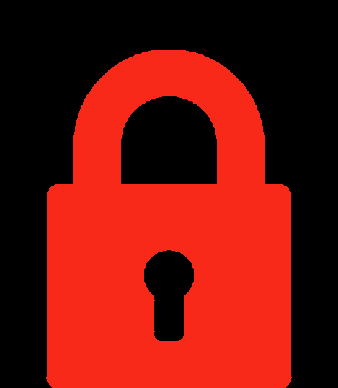
//> input picture travado.png, 338 x 388 px
$ ./biometriaFacial travado.png destravado.png 3   (built with g++ and OpenCV 4)
//> lines starting //> are read from the running program, lines starting //| are printed output that depends on the picture
#include <opencv2/core.hpp>
#include <opencv2/face.hpp>
#include <opencv2/highgui.hpp>
#include <opencv2/imgproc.hpp>
#include <opencv2/objdetect.hpp>

#include <iostream>
#include <fstream>
#include <sstream>

using namespace cv;
using namespace cv::face;
using namespace std;

int im_width;
int im_height;

// funcao usada para ler as imagens usadas no treino do classificador
static void read_csv(const string& nomeArquivo, vector<Mat>& imagens, vector<int>& classes, char separador = ';') {
    std::ifstream arquivo(nomeArquivo.c_str(), ifstream::in);
    string linha, caminho, classe;

    if (!arquivo) {
        CV_Error(CV_StsBadArg, "Arquivo invalido, por favor verifique o nome do arquivo.");
    }

    while (getline(arquivo, linha)) {
        stringstream linhas(linha);
        getline(linhas, caminho, separador);
        getline(linhas, classe);

        if(!caminho.empty() && !classe.empty()) {
            Mat foto = imread(caminho, CV_LOAD_IMAGE_COLOR); // primeiro le a imagem colorida para um buffer porque ela pode nao ser uma matriz continua
            Mat fotoCinza;
            cvtColor(foto, fotoCinza, CV_BGR2GRAY); // converte para cinza
            imagens.push_back(fotoCinza);
            classes.push_back(atoi(classe.c_str()));
        }
    }
}

// [76 lines left out: function encontrarEMostrarFaces, not called in this run]

int main(int argc, const char *argv[]) {
    char *nomes[] = {"Bruno\0", "Paula\0"};
    int contagemAcerto = 0;
    int dispositivo; // o id da camera
    Mat travado, destravado; // imagens de cadeados travados e destravados usados para representar se a autenticacao foi um sucesso ou nao
    Mat travadoAlpha, destravadoAlpha; // mascaras para as imagens de cadeado
    Mat original; // a matriz que armazenara o frame lido da camera
    CascadeClassifier detector; // o haar cascade usado para detectar as posicoes dos rostos nas imagens
    string classificadorHaar, arquivoCsv;
    vector<Mat> imagens; vector<int> classes; // vetores para armazenar as imagens e suas classes
    vector<cv::Mat> canais;

    travado = imread("./travado.png", CV_LOAD_IMAGE_COLOR);
//> travado is the input picture: 388 rows x 338 cols, CV_8UC3; mean B, G, R 11.6, 19.1, 115.3
    destravado = imread("./destravado.png", CV_LOAD_IMAGE_COLOR);
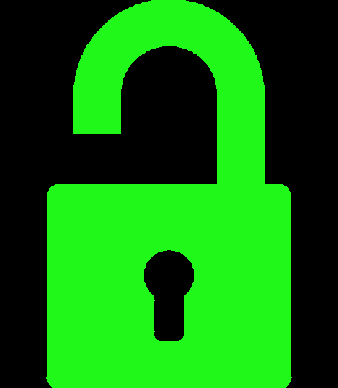
//> input picture destravado.png, 338 x 388 px
//> destravado is the input picture: 388 rows x 338 cols, CV_8UC3; mean B, G, R 12.1, 119.8, 15

    resize(travado, travado, Size(138, 188), 1.0, 1.0, INTER_CUBIC);
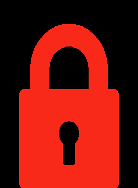
//> travado: 188 rows x 138 cols, CV_8UC3; mean B, G, R 11.7, 19.2, 115.7
    resize(destravado, destravado, Size(138, 188), 1.0, 1.0, INTER_CUBIC);
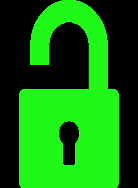
//> destravado: 188 rows x 138 cols, CV_8UC3; mean B, G, R 12.1, 120.2, 15.1

    split(travado, canais);
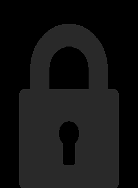
//> canais[1]: 188 rows x 138 cols, CV_8UC1; min 0, max 49, mean 19.2
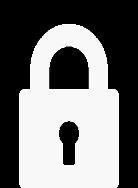
//> canais[2]: 188 rows x 138 cols, CV_8UC1; min 0, max 255, mean 115.7
    travadoAlpha = canais[2].clone();
    //cvtColor(travado, travado, CV_BGRA2BGR);

    split(destravado, canais);
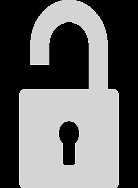
//> canais[0]: 188 rows x 138 cols, CV_8UC1; min 0, max 30, mean 12.1; drawn with min black and max white
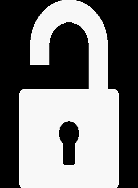
//> canais[1]: 188 rows x 138 cols, CV_8UC1; min 0, max 255, mean 120.2
    destravadoAlpha = canais[1].clone();
    //cvtColor(destravado, destravado, CV_BGRA2BGR);

    // verifica se os parametros passados ao programa estao na quantidade
    // esperada, se nao estiver entao imprime como e quais parametros passar
    if (argc != 4) {
        cout << "uso: " << argv[0] << " </caminho/para/haar_cascade> </caminho/para/csv.ext> </caminho/para/device id>" << endl;
        cout << "\t </caminho/para/haar_cascade> -- Caminho para o Haar Cascade para detectar faces." << endl;
        cout << "\t </caminho/para/csv.ext> -- Caminho para o arquivo CSV com as faces de treino." << endl;
        cout << "\t <dispositivo id> -- O id de uma camera de onde lera frames para analisar." << endl;
        exit(EXIT_FAILURE);
    }

    // pega o caminho para o classificador Haar
    classificadorHaar = string(argv[1]);

    // pega o caminho para o CSV
    arquivoCsv = string(argv[2]);

    // pega o id da camera
    dispositivo = atoi(argv[3]);

    // tenta ler as fotos de treino
    try {
        read_csv(arquivoCsv, imagens, classes);
    } catch (cv::Exception& e) { // se falhar, entao avisa o usuario e termina a execucao
        cerr << "Erro ao tentar ler arquivos de treino do \"" << arquivoCsv << "\". Mensagem de erro: " << e.msg << endl;
        exit(1);
    }

    // pega as dimensoes das imagens de treino
    im_width = imagens[0].cols;
    im_height = imagens[0].rows;

    // sera usado um Fisher face recognizer
    //Ptr<FisherFaceRecognizer> classificador = FisherFaceRecognizer::create();
    // tambem podemos usar o Eigen face recognizer, mas nao mostrou-se tao acertivo quanto o Fisher
    //Ptr<EigenFaceRecognizer> classificador = EigenFaceRecognizer::create();
    // tambem podemos usar o Local ninary patterns histogram
    Ptr<LBPHFaceRecognizer> classificador = LBPHFaceRecognizer::create();

    // treinamos o classificador com as imagens de treino
    classificador->train(imagens, classes);

    // carrega o haar_cascade passado como argumento
    detector.load(classificadorHaar);

    // ativa a camera pois esta pronto para coletar frames para analisar
    VideoCapture cap(dispositivo);

    // verifica se a camera foi ativada com sucesso
    if(cap.isOpened()) {
        // le frames da camera ate o usuario pressionar q ou ESC
        while(1) {
            // le um frame da camera
            cap >> original;
// [21 lines of commented-out code are left out]
            encontrarEMostrarFaces(original, "original", detector, classificador, nomes, &contagemAcerto, destravado, destravadoAlpha, travado, travadoAlpha);

            // espera o usuario pressionar uma tecla por 5ms
            char tecla = (char) waitKey(5);

            // se q ou ESC foi pressionado, entao termina a execucao do programa
            if(tecla == 27 || tecla == 'q')
                break;
        }
    }
    else{ // se nao foi, entao avisa o usuario e termina a execucao
        cerr << "Capture Device ID " << dispositivo << "cannot be opened." << endl;
        return -1;
    }

    // desativa a camera
    cap.release();

    // fecha as janelas abertas
    destroyAllWindows();
    return 0;
}
